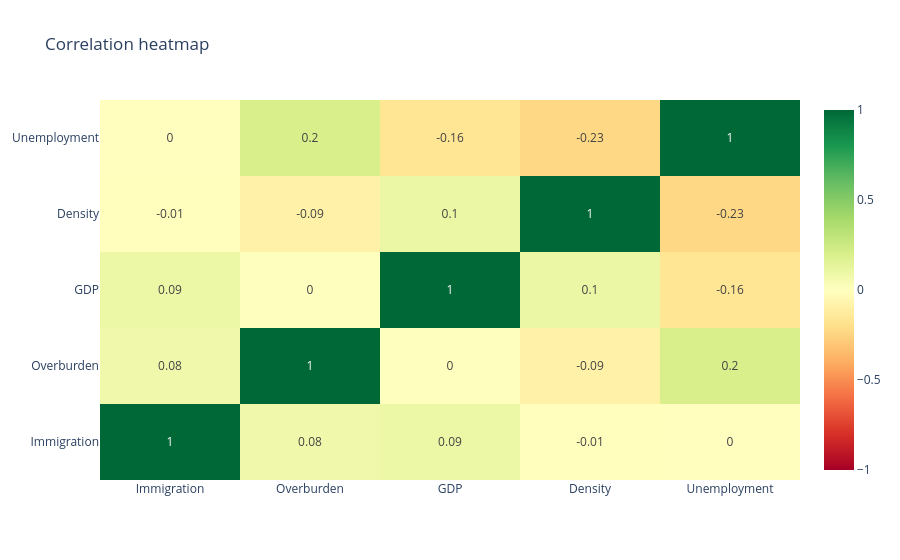

Notebook cell for this chart:
### Code cell
# correlation heatmap to check for multicollinearity and get a sense of feature relationships
import pandas as pd
import numpy as np
import plotly.express as px
import plotly.graph_objects as go
from plotly.subplots import make_subplots

df = pd.read_csv("merged_linreg.csv")
corr = df[["immigration_count", "overburden_rate", "gdp_per_capita", "population_density", "unemployment_rate"]].corr()
labels = ["Immigration", "Overburden", "GDP", "Density", "Unemployment"]

fig3 = go.Figure(data=go.Heatmap(
    z=corr.values,
    x=labels,
    y=labels,
    colorscale='RdYlGn',
    zmid=0,
    text=np.round(corr.values, 2),
    texttemplate='%{text}',
    hovertemplate='%{x} vs %{y}: %{z:.2f}<extra></extra>',
))
fig3.update_layout(title='Correlation heatmap')
fig3.show()

### Figure 1 — Plotly figure (JSON) as saved in the notebook; plotly's stock layout.template omitted (floating-point values rounded to 4 significant figures)
{"data": [{"colorscale": [[0, "rgb(165,0,38)"], [0.1, "rgb(215,48,39)"], [0.2, "rgb(244,109,67)"], [0.3, "rgb(253,174,97)"], [0.4, "rgb(254,224,139)"], [0.5, "rgb(255,255,191)"], [0.6, "rgb(217,239,139)"], [0.7, "rgb(166,217,106)"], [0.8, "rgb(102,189,99)"], [0.9, "rgb(26,152,80)"], [1, "rgb(0,104,55)"]], "hovertemplate": "%{x} vs %{y}: %{z:.2f}<extra></extra>", "text": [[1.0, 0.08, 0.09, -0.01, -0.0], [0.08, 1.0, 0.0, -0.09, 0.2], [0.09, 0.0, 1.0, 0.1, -0.16], [-0.01, -0.09, 0.1, 1.0, -0.23], [-0.0, 0.2, -0.16, -0.23, 1.0]], "texttemplate": "%{text}", "type": "heatmap", "x": ["Immigration", "Overburden", "GDP", "Density", "Unemployment"], "y": ["Immigration", "Overburden", "GDP", "Density", "Unemployment"], "z": [[1.0, 0.07816, 0.09354, -0.006379, -0.0046], [0.07816, 1.0, 0.004744, -0.09219, 0.1999], [0.09354, 0.004744, 1.0, 0.1006, -0.16], [-0.006379, -0.09219, 0.1006, 1.0, -0.2337], [-0.0046, 0.1999, -0.16, -0.2337, 1.0]], "zmid": 0}], "layout": {"title": {"text": "Correlation heatmap"}}}
